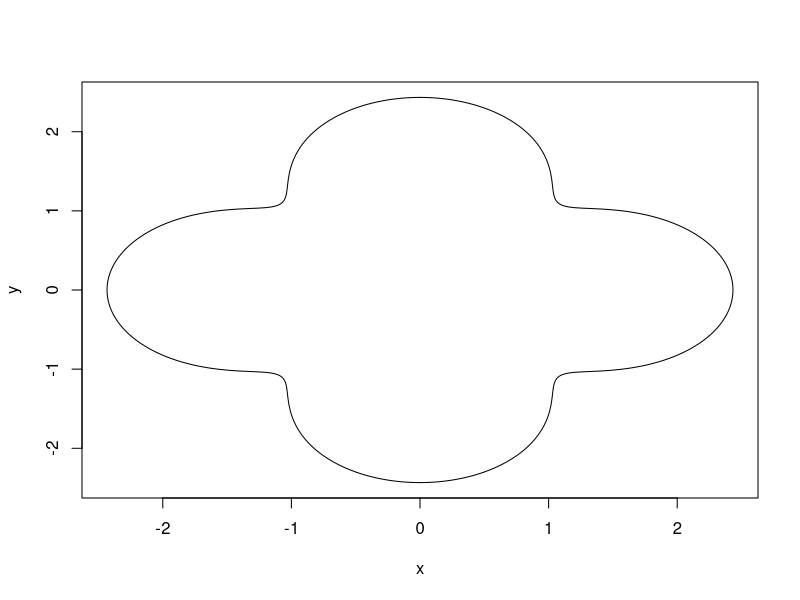

The R source for this figure:
m <- 1000
beta <- 0.01

density_clover <- function(x, y) {
  r_0 <- 1.2481
  if (x^2 + y^2 < r_0) {
    a <- 3 * r_0^4 * (1 + r_0^6)^(-3/2) / (10 * pi)
    up <- 4 * (x^2 + y^2)^2 - 32 * x^2 * y^2
    down <- r_0 * (x^2 + y^2)^(3/2)
    a * (5 + up / down)
  } else {
    up <- 3 * (9 * (x^2 + y^2)^2 - 32 * x^2 * y^2)
    down <- 10 * pi * (1 + (x^2 + y^2)^3)^(3/2)
    up / down
  }
}

clover_contour <- function(beta, m) {
  theta <- seq(0, 2*pi, length.out = m)
  r <- rep(NA, m)
  for (i in 1:m) {
    g <- function(x) {
      r_0 <- 1.2481
      if (x < r_0) {
        a <- 3 * r_0^4 * (1 + r_0^6)^(-3/2) / (10 * pi)
        5 * a * r_0 + 4 * x * a * (1 - 2 * (sin(2 * theta[i]))^2) - beta * r_0
      } else {
        a <- 3 * (9 - 8 * (sin(2 * theta[i]))^2) / (10 * pi)
        a * x^4 - beta * (1 + x^6)^(3/2)
      }
    }
    r[i] <- pracma::fzero(g, c(0, 500))$x
  }
  
  x <- r * cos(theta)
  y <- r * sin(theta)
  cbind(x, y)
}

plot(clover_contour(beta, m), type = "l")
